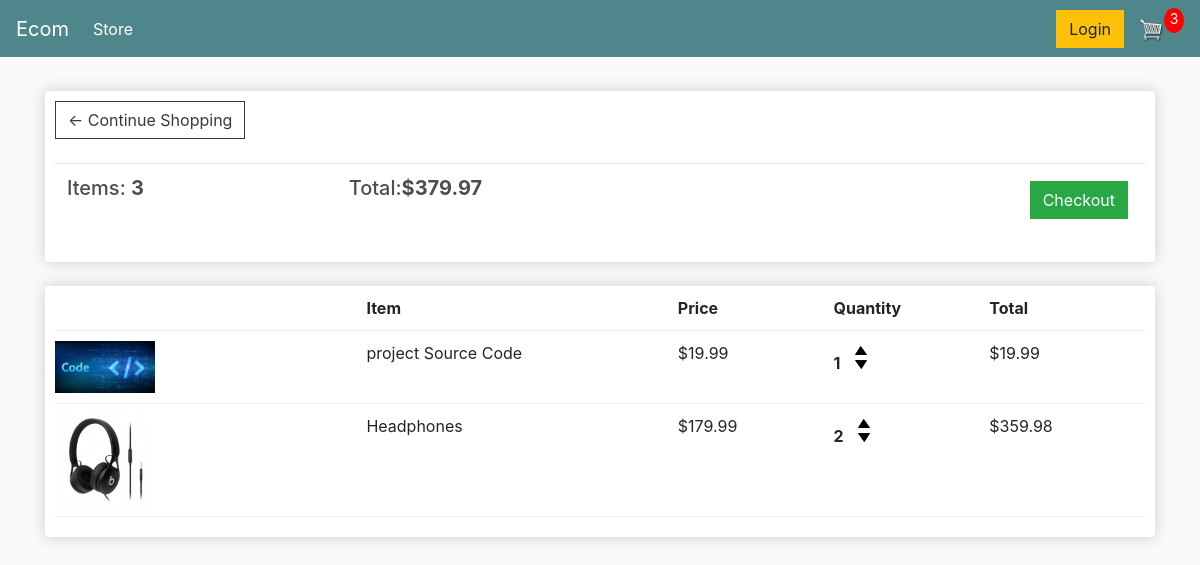
The app's page /cart/ (signed in) with its own data.
### store/models.py (models this page shows, shortened)
class Order(models.Model):
    customer = models.ForeignKey(Customer, on_delete=models.SET_NULL, null=True, blank=True)
    date_ordered = models.DateTimeField(auto_now_add=True)
    complete = models.BooleanField(default=False, null=True, blank=False)
    transaction_id = models.CharField(max_length=200, null=True)
    @property
    def get_cart_total(self):
        orderitems = self.orderitem_set.all()
        total = sum(item.get_total for item in orderitems)
        return total
    @property
    def get_cart_items(self):
        orderitems = self.orderitem_set.all()
        total = sum(item.quantity for item in orderitems)
        return total

class OrderItem(models.Model):
    product = models.ForeignKey(Product, on_delete=models.SET_NULL, null=True)
    order = models.ForeignKey(Order, on_delete=models.SET_NULL, null=True)
    quantity = models.IntegerField(default=0, null=True, blank=True)
    date_added = models.DateTimeField(auto_now_add=True)
    @property
    def get_total(self):
        total = self.product.price * self.quantity
        return total

class Product(models.Model):
    name = models.CharField(max_length=200)
    price = models.DecimalField(max_digits=7, decimal_places=2)
    digital = models.BooleanField(default=False,null=True, blank=False)
    image = models.ImageField(null=True, blank=True)
    @property
    def imageURL(self):
        try:
            url = self.image.url
        except:
            url = ''
        return url

### store/views.py (the view)
# urls.py: path('cart/', views.cart, name="cart"),
def cart(request):
    if request.user.is_authenticated:
        customer = request.user.customer
        order, created = Order.objects.get_or_create(customer=customer, complete=False)
        items = order.orderitem_set.all()
        cartItems = order.get_cart_items
    else:
        items = []
        order = {'get_cart_total':0, 'get_cart_items':0, 'shipping': False}
        cartItems = order['get_cart_items']
    context = {'items': items, 'order':order, 'cartItems' :cartItems}
    return render(request, 'store/cart.html', context)

### store/templates/store/cart.html
{% extends 'store/main.html' %}
{% load static %}
{% block content %}
       <div class="row">
		<div class="col-lg-12">
			<div class="box-element">
                 <a  class="btn btn-outline-dark" href="{% url 'store' %}">&#x2190; Continue Shopping</a>
                 <br>
                 <br>
                 <table class="table">
                      <tr>
                           <th><h5>Items: <strong>{{order.get_cart_items}}</strong></h5></th>
                           <th><h5>Total:<strong>${{order.get_cart_total|floatformat:2}}</strong></h5></th>
                           <th>
                                <a  style="float:right; margin:5px;" class="btn btn-success" href="{% url 'checkout' %}">Checkout</a>
                           </th>
                      </tr>
                 </table>
			</div>
			<br>
             <div class="box-element">
                  <div class="cart-row">
                       <div style="flex:2"></div>
                       <div style="flex:2"><strong>Item</strong></div>
                       <div style="flex:1"><strong>Price</strong></div>
                       <div style="flex:1"><strong>Quantity</strong></div>
                       <div style="flex:1"><strong>Total</strong></div>
                  </div>
                  {% for item in items %}
                  <div class="cart-row">
                       <div style="flex:2"><img class="row-image" src="{{item.product.imageURL}}"></div>
                       <div style="flex:2">{{item.product.name}}</div>
                       <div style="flex:1"><p>${{item.product.price|floatformat:2}}</p></div>
                       <div style="flex:1">
                            <p class="quantity">{{item.quantity}}</p>
                            <div class="quantity">
                                <img data-product="{{item.product.id}}" data-action="add" class="chg-quantity update-cart" src="{% static  'images/arrow-up.png' %}">
							    <img data-product="{{item.product.id}}" data-action="remove" class="chg-quantity update-cart" src="{% static  'images/arrow-down.png' %}">
                            </div>
                       </div>
                       <div style="flex:1">${{item.get_total}}</div>
                  </div>
                  {% endfor %}
			</div>
		</div>
	</div>
{% endblock content %}

### store/templates/store/main.html (shortened to what this page needs)
<!DOCTYPE html>
{% load static %}
<html>
<head>
    <link rel="stylesheet" href="https://stackpath.bootstrapcdn.com/bootstrap/4.4.1/css/bootstrap.min.css">
    <link rel="stylesheet" type="text/css" href="{% static 'css/main.css' %}">
     </head>
     <body>
           <nav class="navbar navbar-expand-lg navbar-dark bg-dark">
               <a class="navbar-brand" href="{% url 'store' %}">Ecom</a>
               <div class="collapse navbar-collapse" id="navbarSupportedContent">
                   <ul class="navbar-nav mr-auto">
                       <li class="nav-item active">
                           <a class="nav-link" href="{% url 'store' %}">Store<span class="sr-only">(current)</span></a>
                       </li>
                   </ul>
                   <div class="form-inline my-2 my-lg-0">
                       <a href="#"class="btn btn-warning">Login</a>
                       <a href="{% url 'cart' %}">
                           <img  id="cart-icon" src="{% static 'images/cart.png' %}">
                       </a>
                       <p id="cart-total">{{cartItems}}</p>
                   </div>
               </div>
           </nav>
           <div class="container">
                 <br>
                 {% block content %}
                 {% endblock content %}
           </div>
     </body>
</html>

### static/css/main.css (style rules this page uses)
body { background-color: hsl(0, 0%, 98%); }
h1,h2,h3,h4,h5,h6 { color:hsl(0, 0%, 30%); }
.box-element { box-shadow:hsl(0, 0%, 80%) 0 0 16px; background-color: #fff; border-radius: 4px; padding: 10px; }
.bg-dark { background-color: #4f868c!important; }
#cart-icon { width:25px; display: inline-block; margin-left: 15px; }
#cart-total { display: block; text-align: center; color:#fff; background-color: red; width: 20px; height: 25px; border-radius: 50%; font-size: 14px; }
.col-lg-4, .col-lg-6, .col-lg-8, .col-lg-12 { margin-top: 10px; }
.btn { border-radius: 0; }
.row-image { width: 100px; }
.cart-row { display: flex; align-items: flex-stretch; padding-bottom: 10px; margin-bottom: 10px; border-bottom: 1px solid #ececec; }
.quantity { display: inline-block; font-weight: 700; padding-right:10px; }
.chg-quantity { width: 12px; cursor: pointer; display: block; margin-top: 5px; transition:.1s; }

### records on screen
Order: get_cart_items "3", get_cart_total "379.97"
OrderItem: product.imageURL (picture), product.name "project Source Code", product.price "19.99", quantity "1", get_total "19.99"
OrderItem: product.imageURL (picture), product.name "Headphones", product.price "179.99", quantity "2", get_total "359.98"

### other values on screen
{{ cartItems }} "3"
